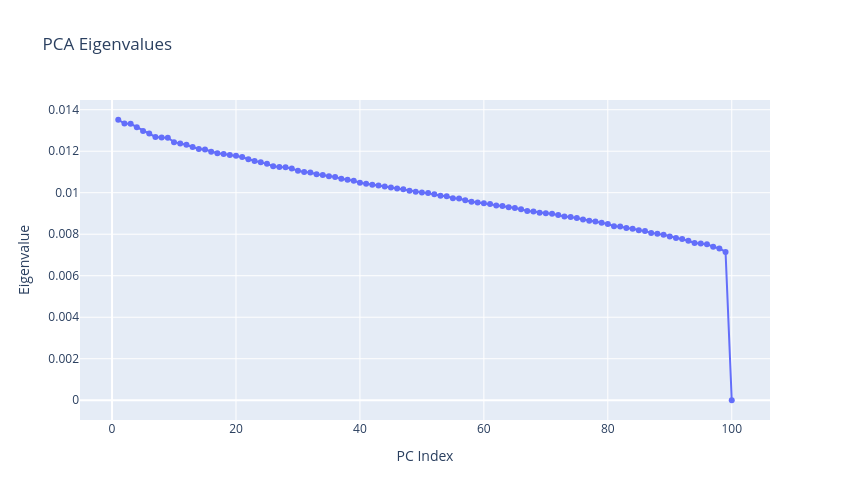

The notebook cell saved with this chart:
### Code cell
fig = go.Figure()

fig.add_trace(go.Scatter(
    x=np.arange(1, len(eigenvalues) + 1),
    y=eigenvalues,
    mode="lines+markers",
    name="Eigenvalues"
))

fig.update_layout(
    title="PCA Eigenvalues",
    xaxis_title="PC Index",
    yaxis_title="Eigenvalue",
    width=850,
    height=500
)

fig.show()
